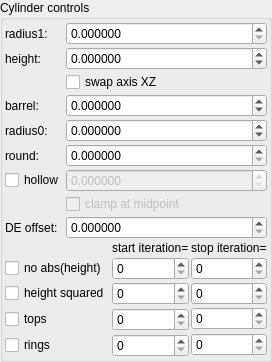
    <widget class="QGroupBox" name="groupBox">
     <property name="title">
      <string>Cylinder controls</string>
     </property>
     <layout class="QVBoxLayout" name="verticalLayout_3" stretch="0,0">
      <property name="spacing">
       <number>2</number>
      </property>
      <property name="leftMargin">
       <number>2</number>
      </property>
      <property name="topMargin">
       <number>2</number>
      </property>
      <property name="rightMargin">
       <number>2</number>
      </property>
      <property name="bottomMargin">
       <number>2</number>
      </property>
      <item>
       <layout class="QGridLayout" name="gridLayout_16" columnstretch="0,1">
        <property name="spacing">
         <number>2</number>
        </property>
        <item row="6" column="1">
         <widget class="MyDoubleSpinBox" name="spinbox_transf_offset_0">
          <property name="enabled">
           <bool>false</bool>
          </property>
          <property name="sizePolicy">
           <sizepolicy hsizetype="Minimum" vsizetype="Maximum">
            <horstretch>0</horstretch>
            <verstretch>0</verstretch>
           </sizepolicy>
          </property>
          <property name="prefix">
           <string/>
          </property>
          <property name="suffix">
           <string/>
          </property>
          <property name="decimals">
           <number>6</number>
          </property>
          <property name="minimum">
           <double>0.000000000000000</double>
          </property>
          <property name="maximum">
           <double>99.999899999999997</double>
          </property>
          <property name="singleStep">
           <double>0.010000000000000</double>
          </property>
         </widget>
        </item>
        <item row="6" column="0">
         <widget class="MyCheckBox" name="checkBox_transf_function_enabled_false">
          <property name="text">
           <string>hollow</string>
          </property>
         </widget>
        </item>
        <item row="0" column="0">
         <widget class="QLabel" name="label_10">
          <property name="text">
           <string>radius1:</string>
          </property>
         </widget>
        </item>
        <item row="5" column="1">
         <widget class="MyDoubleSpinBox" name="spinbox_transf_offsetB_0">
          <property name="sizePolicy">
           <sizepolicy hsizetype="Minimum" vsizetype="Maximum">
            <horstretch>0</horstretch>
            <verstretch>0</verstretch>
           </sizepolicy>
          </property>
          <property name="prefix">
           <string/>
          </property>
          <property name="suffix">
           <string/>
          </property>
          <property name="decimals">
           <number>6</number>
          </property>
          <property name="minimum">
           <double>0.000000000000000</double>
          </property>
          <property name="maximum">
           <double>99.999899999999997</double>
          </property>
          <property name="singleStep">
           <double>0.010000000000000</double>
          </property>
         </widget>
        </item>
        <item row="4" column="1">
         <widget class="MyDoubleSpinBox" name="spinbox_transf_offsetR_0">
          <property name="sizePolicy">
           <sizepolicy hsizetype="Minimum" vsizetype="Maximum">
            <horstretch>0</horstretch>
            <verstretch>0</verstretch>
           </sizepolicy>
          </property>
          <property name="prefix">
           <string/>
          </property>
          <property name="suffix">
           <string/>
          </property>
          <property name="decimals">
           <number>6</number>
          </property>
          <property name="minimum">
           <double>-99.999899999999997</double>
          </property>
          <property name="maximum">
           <double>99.999899999999997</double>
          </property>
          <property name="singleStep">
           <double>0.100000000000000</double>
          </property>
         </widget>
        </item>
        <item row="2" column="1">
         <widget class="MyCheckBox" name="checkBox_transf_function_enabledSw_false">
          <property name="text">
           <string>swap axis XZ</string>
          </property>
         </widget>
        </item>
        <item row="5" column="0">
         <widget class="QLabel" name="label_16">
          <property name="text">
           <string>round:</string>
          </property>
         </widget>
        </item>
        <item row="0" column="1">
         <widget class="MyDoubleSpinBox" name="spinbox_transf_radius_1">
          <property name="sizePolicy">
           <sizepolicy hsizetype="Minimum" vsizetype="Maximum">
            <horstretch>0</horstretch>
            <verstretch>0</verstretch>
           </sizepolicy>
          </property>
          <property name="prefix">
           <string/>
          </property>
          <property name="suffix">
           <string/>
          </property>
          <property name="decimals">
           <number>6</number>
          </property>
          <property name="minimum">
           <double>0.000000000000000</double>
          </property>
          <property name="maximum">
           <double>99.998999999999995</double>
          </property>
          <property name="singleStep">
           <double>0.100000000000000</double>
          </property>
         </widget>
        </item>
        <item row="3" column="0">
         <widget class="QLabel" name="label_15">
          <property name="text">
           <string>barrel:</string>
          </property>
         </widget>
        </item>
        <item row="3" column="1">
         <widget class="MyDoubleSpinBox" name="spinbox_transf_scale_0">
          <property name="sizePolicy">
           <sizepolicy hsizetype="Minimum" vsizetype="Maximum">
            <horstretch>0</horstretch>
            <verstretch>0</verstretch>
           </sizepolicy>
          </property>
          <property name="prefix">
           <string/>
          </property>
          <property name="suffix">
           <string/>
          </property>
          <property name="decimals">
           <number>6</number>
          </property>
          <property name="minimum">
           <double>-99.999899999999997</double>
          </property>
          <property name="maximum">
           <double>99.999899999999997</double>
          </property>
          <property name="singleStep">
           <double>0.100000000000000</double>
          </property>
         </widget>
        </item>
        <item row="1" column="0">
         <widget class="QLabel" name="label_12">
          <property name="text">
           <string>height:</string>
          </property>
         </widget>
        </item>
        <item row="4" column="0">
         <widget class="QLabel" name="label_14">
          <property name="text">
           <string>radius0:</string>
          </property>
         </widget>
        </item>
        <item row="1" column="1">
         <widget class="MyDoubleSpinBox" name="spinbox_transf_offsetA_1">
          <property name="sizePolicy">
           <sizepolicy hsizetype="Minimum" vsizetype="Maximum">
            <horstretch>0</horstretch>
            <verstretch>0</verstretch>
           </sizepolicy>
          </property>
          <property name="prefix">
           <string/>
          </property>
          <property name="suffix">
           <string/>
          </property>
          <property name="decimals">
           <number>6</number>
          </property>
          <property name="minimum">
           <double>-99.998999999999995</double>
          </property>
          <property name="maximum">
           <double>99.998999999999995</double>
          </property>
          <property name="singleStep">
           <double>0.100000000000000</double>
          </property>
         </widget>
        </item>
        <item row="7" column="1">
         <widget class="MyCheckBox" name="checkBox_transf_function_enabledB_false">
          <property name="enabled">
           <bool>false</bool>
          </property>
          <property name="text">
           <string>clamp at midpoint</string>
          </property>
         </widget>
        </item>
        <item row="8" column="1">
         <widget class="MyDoubleSpinBox" name="spinbox_analyticDE_offset_0">
          <property name="sizePolicy">
           <sizepolicy hsizetype="Minimum" vsizetype="Maximum">
            <horstretch>0</horstretch>
            <verstretch>0</verstretch>
           </sizepolicy>
          </property>
          <property name="prefix">
           <string/>
          </property>
          <property name="suffix">
           <string/>
          </property>
          <property name="decimals">
           <number>6</number>
          </property>
          <property name="minimum">
           <double>0.000000000000000</double>
          </property>
          <property name="maximum">
           <double>99.989999999999995</double>
          </property>
          <property name="singleStep">
           <double>0.100000000000000</double>
          </property>
         </widget>
        </item>
        <item row="8" column="0">
         <widget class="QLabel" name="label_17">
          <property name="text">
           <string>DE offset:</string>
          </property>
         </widget>
        </item>
       </layout>
      </item>
      <item>
       <layout class="QGridLayout" name="gridLayout_9" columnstretch="0,1,1">
        <property name="spacing">
         <number>2</number>
        </property>
        <item row="0" column="1">
         <widget class="QLabel" name="label_283">
          <property name="text">
           <string>start iteration=</string>
          </property>
         </widget>
        </item>
        <item row="2" column="1">
         <widget class="MySpinBox" name="spinboxInt_transf_start_iterations_T">
          <property name="sizePolicy">
           <sizepolicy hsizetype="Minimum" vsizetype="Maximum">
            <horstretch>0</horstretch>
            <verstretch>0</verstretch>
           </sizepolicy>
          </property>
          <property name="minimum">
           <number>0</number>
          </property>
          <property name="maximum">
           <number>999</number>
          </property>
          <property name="value">
           <number>0</number>
          </property>
         </widget>
        </item>
        <item row="2" column="2">
         <widget class="MySpinBox" name="spinboxInt_transf_stop_iterations_T">
          <property name="sizePolicy">
           <sizepolicy hsizetype="Preferred" vsizetype="Maximum">
            <horstretch>0</horstretch>
            <verstretch>0</verstretch>
           </sizepolicy>
          </property>
          <property name="maximum">
           <number>999</number>
          </property>
         </widget>
        </item>
        <item row="5" column="1">
         <widget class="MySpinBox" name="spinboxInt_transf_start_iterations_O">
          <property name="sizePolicy">
           <sizepolicy hsizetype="Minimum" vsizetype="Maximum">
            <horstretch>0</horstretch>
            <verstretch>0</verstretch>
           </sizepolicy>
          </property>
          <property name="minimum">
           <number>0</number>
          </property>
          <property name="maximum">
           <number>999</number>
          </property>
          <property name="value">
           <number>0</number>
          </property>
         </widget>
        </item>
        <item row="2" column="0">
         <widget class="MyCheckBox" name="checkBox_transf_function_enabledT_false">
          <property name="text">
           <string>height squared</string>
          </property>
         </widget>
        </item>
        <item row="5" column="0">
         <widget class="MyCheckBox" name="checkBox_transf_function_enabledO_false">
          <property name="text">
           <string>rings</string>
          </property>
         </widget>
        </item>
        <item row="0" column="2">
         <widget class="QLabel" name="label_284">
          <property name="text">
           <string>stop iteration=</string>
          </property>
         </widget>
        </item>
        <item row="1" column="1">
         <widget class="MySpinBox" name="spinboxInt_transf_start_iterations_M">
          <property name="sizePolicy">
           <sizepolicy hsizetype="Minimum" vsizetype="Maximum">
            <horstretch>0</horstretch>
            <verstretch>0</verstretch>
           </sizepolicy>
          </property>
          <property name="minimum">
           <number>0</number>
          </property>
          <property name="maximum">
           <number>999</number>
          </property>
          <property name="value">
           <number>0</number>
          </property>
         </widget>
        </item>
        <item row="1" column="2">
         <widget class="MySpinBox" name="spinboxInt_transf_stop_iterations_M">
          <property name="sizePolicy">
           <sizepolicy hsizetype="Preferred" vsizetype="Maximum">
            <horstretch>0</horstretch>
            <verstretch>0</verstretch>
           </sizepolicy>
          </property>
          <property name="maximum">
           <number>999</number>
          </property>
         </widget>
        </item>
        <item row="1" column="0">
         <widget class="MyCheckBox" name="checkBox_transf_function_enabledM_false">
          <property name="text">
           <string>no abs(height)</string>
          </property>
         </widget>
        </item>
        <item row="3" column="0" rowspan="2">
         <widget class="MyCheckBox" name="checkBox_transf_function_enabledN_false">
          <property name="text">
           <string>tops</string>
          </property>
         </widget>
        </item>
        <item row="3" column="1" rowspan="2">
         <widget class="MySpinBox" name="spinboxInt_transf_start_iterations_N">
          <property name="sizePolicy">
           <sizepolicy hsizetype="Minimum" vsizetype="Maximum">
            <horstretch>0</horstretch>
            <verstretch>0</verstretch>
           </sizepolicy>
          </property>
          <property name="minimum">
           <number>0</number>
          </property>
          <property name="maximum">
           <number>999</number>
          </property>
          <property name="value">
           <number>0</number>
          </property>
         </widget>
        </item>
        <item row="3" column="2">
         <widget class="MySpinBox" name="spinboxInt_transf_stop_iterations_N">
          <property name="sizePolicy">
           <sizepolicy hsizetype="Preferred" vsizetype="Maximum">
            <horstretch>0</horstretch>
            <verstretch>0</verstretch>
           </sizepolicy>
          </property>
          <property name="maximum">
           <number>999</number>
          </property>
         </widget>
        </item>
        <item row="4" column="2" rowspan="2">
         <widget class="MySpinBox" name="spinboxInt_transf_stop_iterations_O">
          <property name="sizePolicy">
           <sizepolicy hsizetype="Preferred" vsizetype="Maximum">
            <horstretch>0</horstretch>
            <verstretch>0</verstretch>
           </sizepolicy>
          </property>
          <property name="maximum">
           <number>999</number>
          </property>
         </widget>
        </item>
       </layout>
      </item>
     </layout>
    </widget>
